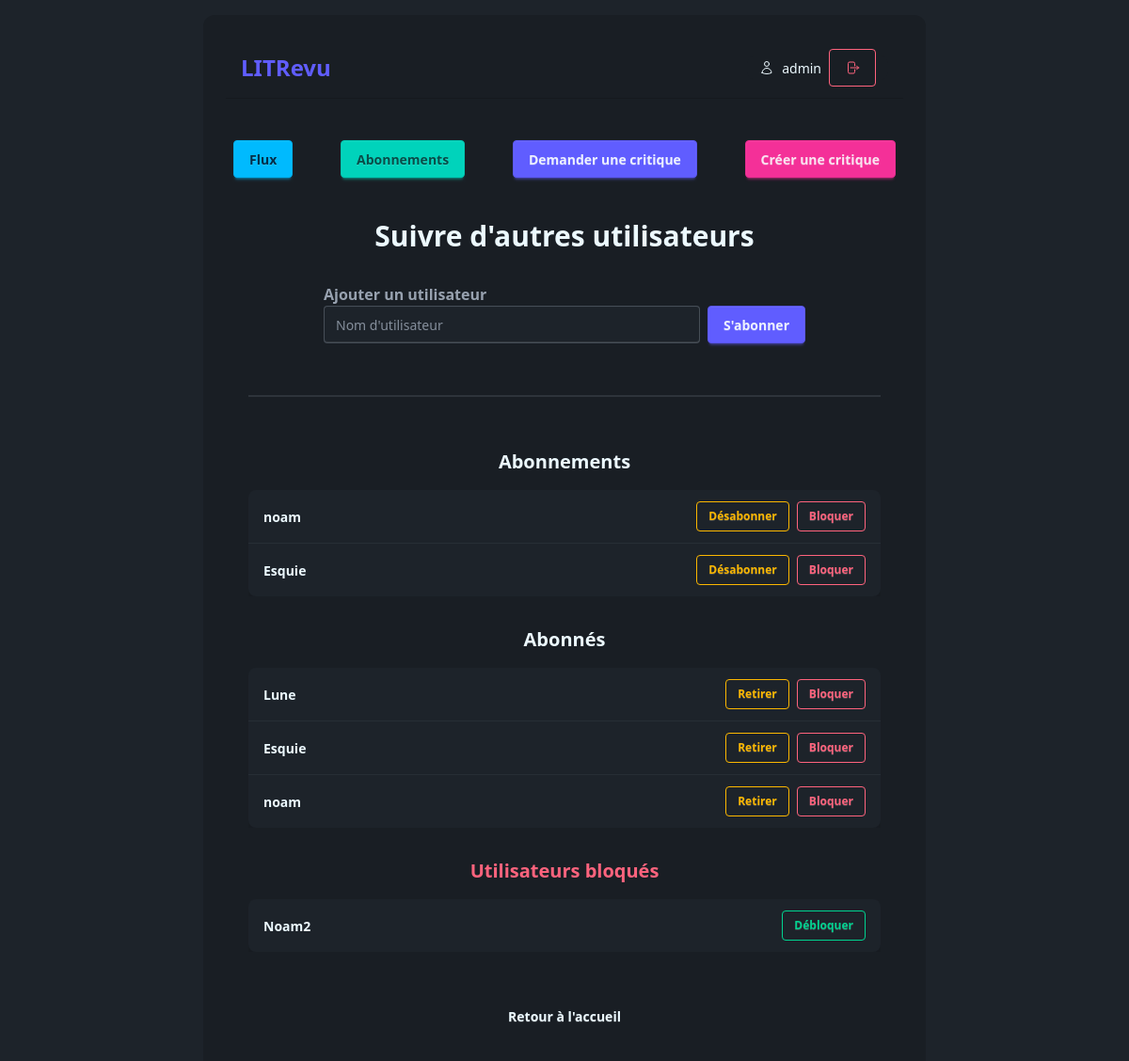
Before: /follows/ (signed in) with the older database file.
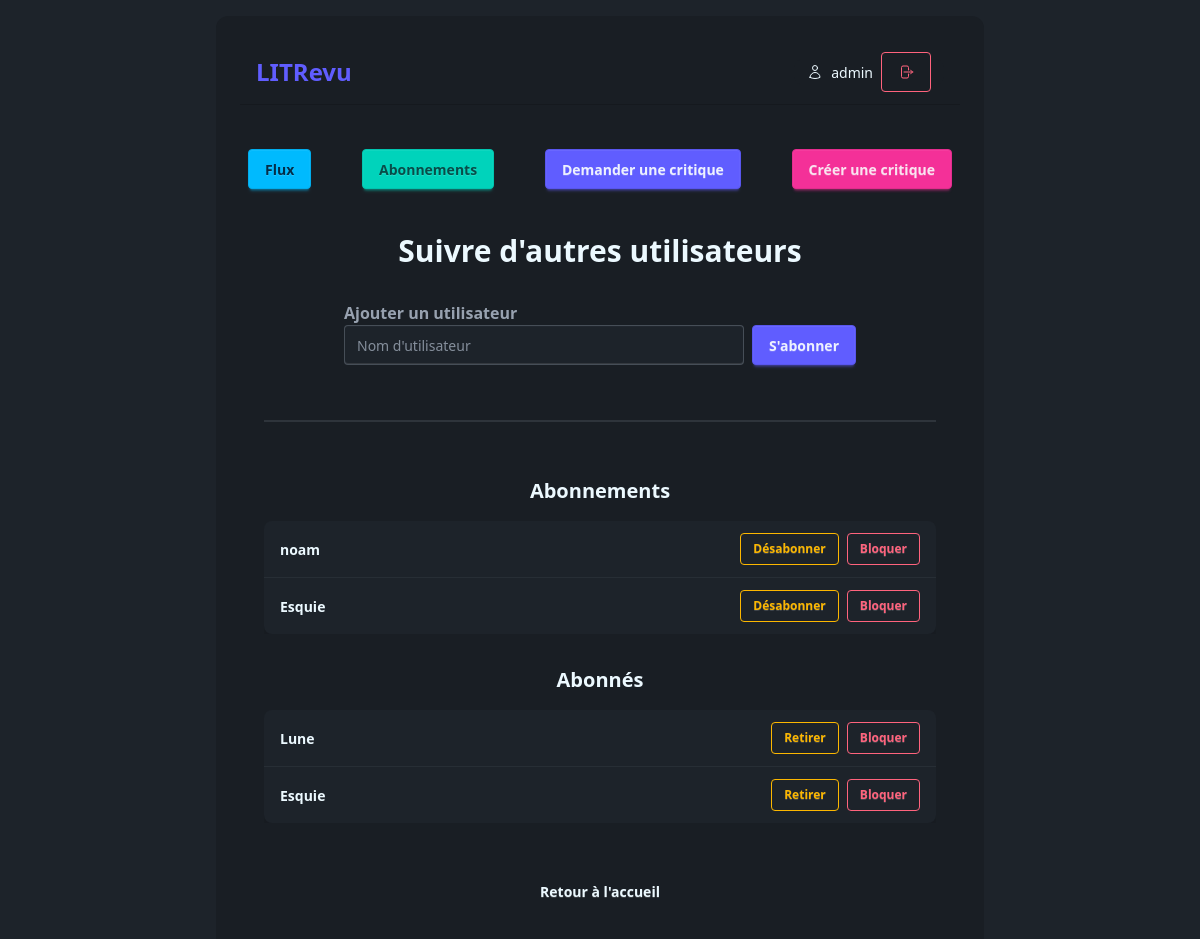
After: the same page with the newer database file.
### authentication/models.py (models this page shows)
class User(AbstractUser):
    pass

### follows/models.py (models this page shows)
class UserFollows(models.Model):
    user = models.ForeignKey(
        to=settings.AUTH_USER_MODEL, on_delete=models.CASCADE, related_name="following"
    )
    followed_user = models.ForeignKey(
        to=settings.AUTH_USER_MODEL,
        on_delete=models.CASCADE,
        related_name="followed_by",
    )
    class Meta:
        constraints = [
            models.UniqueConstraint(
                fields=["user", "followed_user"], name="unique_user_follow"
            )
        ]

class UserBlocks(models.Model):
    user = models.ForeignKey(
        to=settings.AUTH_USER_MODEL, on_delete=models.CASCADE, related_name="blocking"
    )
    blocked_user = models.ForeignKey(
        to=settings.AUTH_USER_MODEL,
        on_delete=models.CASCADE,
        related_name="blocked_by",
    )
    class Meta:
        constraints = [
            models.UniqueConstraint(
                fields=["user", "blocked_user"], name="unique_user_block"
            )
        ]

### follows/views.py (the view)
# urls.py: path('', views.follow_users, name='follow_users'),
@login_required
def follow_users(request):
    if request.method == "POST":
        form = FollowUserForm(request.POST)
        if form.is_valid():
            username = form.cleaned_data["username"]
            try:
                user_to_follow = User.objects.get(username=username)
                if user_to_follow == request.user:
                    messages.error(request, "Vous ne pouvez pas vous suivre vous-même.")
                elif UserBlocks.objects.filter(
                    user=user_to_follow, blocked_user=request.user
                ).exists():
                    messages.error(
                        request,
                        "Vous ne pouvez pas suivre cet utilisateur (vous avez été bloqué).",
                    )
                elif UserFollows.objects.filter(
                    user=request.user, followed_user=user_to_follow
                ).exists():
                    messages.warning(request, f"Vous suivez déjà {username}.")
                else:
                    UserFollows.objects.create(
                        user=request.user, followed_user=user_to_follow
                    )
                    messages.success(request, f"Vous suivez maintenant {username}.")
            except User.DoesNotExist:
                messages.error(request, "Cet utilisateur n'existe pas.")
            return redirect("follow_users")
    else:
        form = FollowUserForm()
    following = UserFollows.objects.filter(user=request.user)
    followers = UserFollows.objects.filter(followed_user=request.user)
    blocked_users = UserBlocks.objects.filter(user=request.user)
    return render(
        request,
        "follows/follow_users.html",
        {
            "form": form,
            "following": following,
            "followers": followers,
            "blocked_users": blocked_users,
        },
    )

### follows/forms.py (shortened to what this page needs)
class FollowUserForm(forms.Form):
    username = forms.CharField(
        label="Nom d'utilisateur",
        max_length=150,
        widget=forms.TextInput(
            attrs={
                "placeholder": "Nom d'utilisateur",
                "class": "input input-bordered w-full",
                "autocomplete": "off",
            }
        ),
    )

### follows/templates/follows/follow_users.html (shortened to what this page needs)
{% extends "base.html" %}
{% block content %}
<div class="flex flex-col items-center w-full p-6 gap-8">
    <h2 class="text-3xl font-bold text-center">Suivre d'autres utilisateurs</h2>
    <div class="w-full max-w-lg">
        <form method="post" class="flex w-full flex-col">
            <div class="flex gap-2 items-end">
                <div class="form-control w-full relative">
                    <label class="label">
                        <span class="label-text font-bold">Ajouter un utilisateur</span>
                    </label>
                    {{ form.username }}
                </div>
                <button type="submit" class="btn btn-primary">S'abonner</button>
            </div>
        </form>
    </div>
    <div class="divider"></div>
    <div class="w-full max-w-2xl">
        <h3 class="text-xl font-bold mb-4 text-center">Abonnements</h3>
        <div class="overflow-x-auto">
            <table class="table w-full bg-base-100 shadow-xl rounded-box">
                <tbody>
                    {% for follow in following %}
                    <tr class="hover">
                        <td class="font-bold">{{ follow.followed_user.username }}</td>
                        <td class="text-right flex gap-2 justify-end">
                            <form method="post" action="{% url 'unfollow_user' follow.followed_user.id %}">
                                <button type="submit" class="btn btn-sm btn-outline btn-warning">Désabonner</button>
                            </form>
                            <form method="post" action="{% url 'block_user' follow.followed_user.id %}"
                                onsubmit="return confirm('Voulez-vous vraiment bloquer cet utilisateur ?');">
                                <button type="submit" class="btn btn-sm btn-outline btn-error">Bloquer</button>
                            </form>
                        </td>
                    </tr>
                    {% empty %}
                    <tr>
                        <td colspan="2" class="text-center text-gray-500">Vous ne suivez personne pour le moment.</td>
                    </tr>
                    {% endfor %}
                </tbody>
            </table>
        </div>
    </div>
    <div class="w-full max-w-2xl">
        <h3 class="text-xl font-bold mb-4 text-center">Abonnés</h3>
        <div class="overflow-x-auto">
            <table class="table w-full bg-base-100 shadow-xl rounded-box">
                <tbody>
                    {% for follow in followers %}
                    <tr class="hover">
                        <td class="font-bold">{{ follow.user.username }}</td>
                        <td class="text-right flex gap-2 justify-end">
                            <form method="post" action="{% url 'remove_follower' follow.user.id %}"
                                onsubmit="return confirm('Voulez-vous vraiment retirer cet abonné ?');">
                                <button type="submit" class="btn btn-sm btn-outline btn-warning">Retirer</button>
                            </form>
                            <form method="post" action="{% url 'block_user' follow.user.id %}"
                                onsubmit="return confirm('Voulez-vous vraiment bloquer cet utilisateur ?');">
                                <button type="submit" class="btn btn-sm btn-outline btn-error">Bloquer</button>
                            </form>
                        </td>
                    </tr>
                    {% empty %}
                    <tr>
                        <td class="text-center text-gray-500">Personne ne vous suit pour le moment.</td>
                    </tr>
                    {% endfor %}
                </tbody>
            </table>
        </div>
    </div>
    {% if blocked_users %}
    <div class="w-full max-w-2xl">
        <h3 class="text-xl font-bold mb-4 text-center text-error">Utilisateurs bloqués</h3>
        <div class="overflow-x-auto">
            <table class="table w-full bg-base-100 shadow-xl rounded-box">
                <tbody>
                    {% for block in blocked_users %}
                    <tr class="hover">
                        <td class="font-bold">{{ block.blocked_user.username }}</td>
                        <td class="text-right">
                            <form method="post" action="{% url 'unblock_user' block.blocked_user.id %}">
                                <button type="submit" class="btn btn-sm btn-outline btn-success">Débloquer</button>
                            </form>
                        </td>
                    </tr>
                    {% endfor %}
                </tbody>
            </table>
        </div>
    </div>
    {% endif %}
    <div class="mt-4">
        <a href="{% url 'home' %}" class="btn btn-ghost">Retour à l'accueil</a>
    </div>
</div>
{% endblock %}

### templates/base.html (shortened to what this page needs)
<!DOCTYPE html>
<html lang="en" data-theme="dark">
<head>
    <link href="https://cdn.jsdelivr.net/npm/daisyui@5" rel="stylesheet" type="text/css" />
    <script src="https://cdn.jsdelivr.net/npm/@tailwindcss/browser@4"></script>
    <link href="https://cdn.jsdelivr.net/npm/daisyui@5/themes.css" rel="stylesheet" type="text/css" />
</head>
<body>
    <div class="flex justify-center w-full">
        <div class="flex flex-col max-w-3xl w-full min-w-xs bg-base-200 rounded-xl sm:m-4 sm:p-6 p-0">
            {% if user.is_authenticated %}
            <div class="flex justify-between items-center w-full mb-6 p-4 border-b border-base-300 pb-4">
                <a href="{% url 'home' %}" class="text-2xl font-bold text-primary">LITRevu</a>
                <div class="badge badge-ghost gap-2 p-3">
                    {{ user.username }}
                    <a href="{% url 'logout' %}" class="btn btn-outline btn-error">
                    </a>
                </div>
            </div>
            <div class="flex justify-between max-w-4xl min-w-xs gap-2 items-center my-5 mx-2 sm:flex-row flex-col">
                <a href="{% url 'home' %}" class="btn btn-info w-full sm:w-auto max-w-100">Flux</a>
                <a href="{% url 'follow_users' %}" class="btn btn-accent w-full sm:w-auto max-w-100">Abonnements</a>
                <a href="{% url 'create_ticket' %}" class="btn btn-primary w-full sm:w-auto max-w-100">Demander une critique</a>
                <a href="{% url 'create_ticket_and_review' %}" class="btn btn-secondary w-full sm:w-auto max-w-100">Créer une critique</a>
            </div>
            {% endif %}
            <div class="w-full h-fit">
                {% block content %}
                {% endblock %}
            </div>
        </div>
    </div>
</body>
</html>

Changed rows visible on the page:
removed UserFollows: user.username "noam", shown under "Abonnés"
removed UserBlocks: blocked_user.username "Noam2"
Other visible differences:
text no longer shown: "Utilisateurs bloqués"
